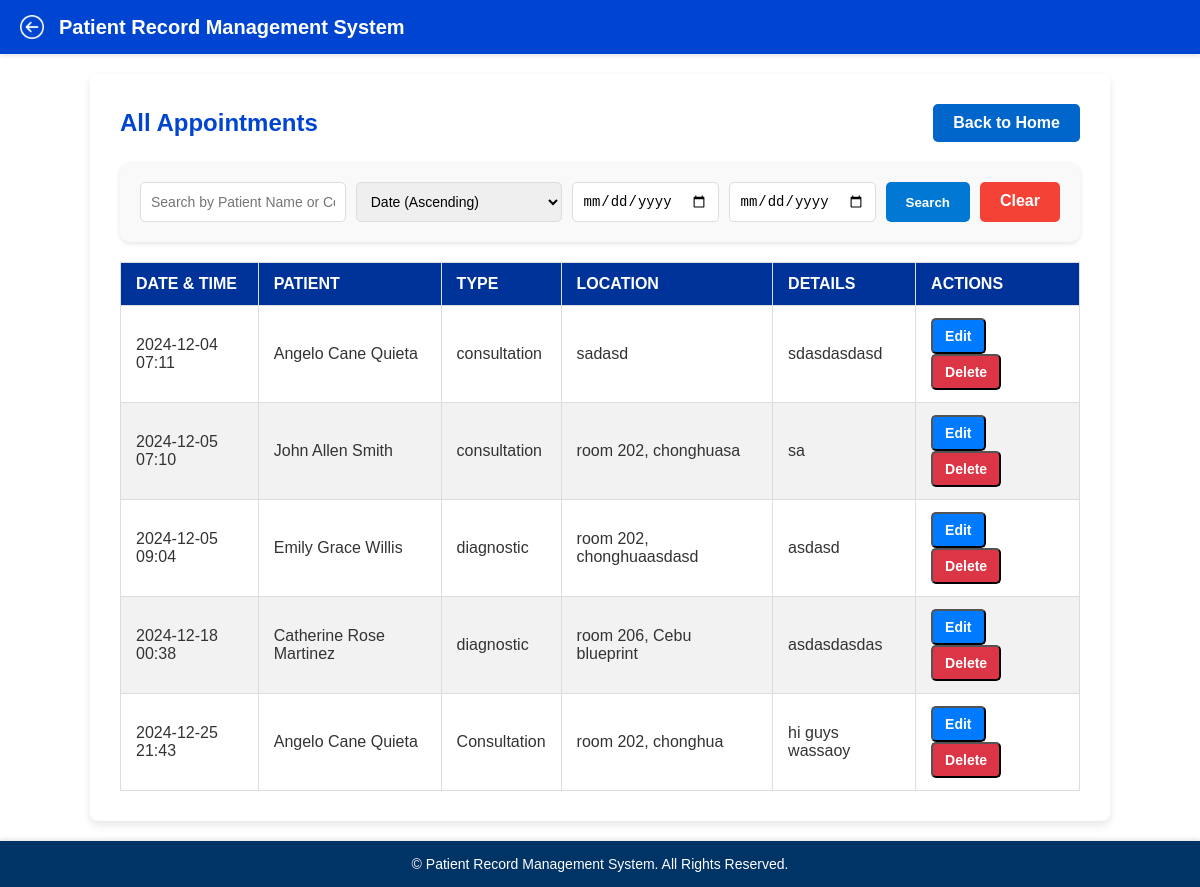
Screenshot of /appointments/ (signed in) with the database file from the repository.
### doctor/models.py (models this page shows, shortened)
class Appointment(models.Model):
    patient = models.ForeignKey(Patient, on_delete=models.CASCADE, related_name="appointments")
    appointment_date = models.DateTimeField()
    appointment_type = models.CharField(max_length=50, default='consultation')
    location = models.CharField(max_length=100, default="Unknown Location")
    details = models.TextField()
    patient_name = models.CharField(max_length=100, null=True)  # Add this field

class Patient(models.Model):
    SEX_CHOICES = [
        ('', 'Select Sex'),  # This will show as the default option
        ('Male', 'Male'),
        ('Female', 'Female'),
    ]
    doctor = models.ForeignKey(Doctor, on_delete=models.CASCADE, related_name='patients')
    first_name = models.CharField(max_length=50)
    middle_name = models.CharField(max_length=50)
    last_name = models.CharField(max_length=50)
    age = models.IntegerField()
    sex = models.CharField(max_length=6, choices=SEX_CHOICES, blank=False)
    phone_number = models.CharField(max_length=255, blank=True, default="Not provided")
    medical_history = models.TextField()
    created_at = models.DateTimeField(default=timezone.now)

### doctor/views.py (the view)
# urls.py: path('appointments/', views.appointments_view, name='appointments'),
def appointments_view(request):
    doctor_id = doctor_logged_in(request)  # Get logged-in doctor's ID
    doctor = get_object_or_404(Doctor, id=doctor_id)
    search_query = request.GET.get('search', '')  # Search query for patient name or other fields
    start_date = request.GET.get('start_date', '')  # Start date for date range filter
    end_date = request.GET.get('end_date', '')  # End date for date range filter
    sort_order = request.GET.get('sort_order', 'asc')  # Sort order, default to ascending
    appointments = Appointment.objects.filter(patient__doctor=doctor)
    if search_query:
        appointments = appointments.filter(
            Q(patient__first_name__icontains=search_query) |
            Q(patient__last_name__icontains=search_query)
        )
    if start_date and end_date:
        appointments = appointments.filter(
            appointment_date__date__gte=start_date,
            appointment_date__date__lte=end_date
        )
    if sort_order == 'desc':
        appointments = appointments.order_by('-appointment_date')
    else:
        appointments = appointments.order_by('appointment_date')
    return render(request, 'appointments.html', {
        'appointments': appointments,
        'search_query': search_query,
        'start_date': start_date,
        'end_date': end_date,
        'sort_order': sort_order,
    })

### doctor/views.py (called while the page is built)
def doctor_logged_in(request):
    doctor_id = request.session.get('doctor_id')
    if not doctor_id:
        return redirect('login')
    return doctor_id

### doctor/templates/appointments.html (shortened to what this page needs)
{% load static %}
<!DOCTYPE html>
<html lang="en">
<head>
    <link rel="stylesheet" href="{% static 'appointments.css' %}">
</head>
<body>
    <header class="prms-header">
        <div class="header-content">
            <img src="{% static 'images/back-button.png' %}" alt="Back" class="back-btn" onclick="window.history.back();">
            <h1 class="prms-title" onclick="window.location.href='http://127.0.0.1:8000/home/';">
                Patient Record Management System
            </h1>
        </div>
    </header>
    <div class="main-container">
        <section>
            <div class="actions-header">
                <h2 class="section-title">All Appointments</h2>
                <a href="{% url 'home' %}" class="button">Back to Home</a>
            </div>
            <div class="search-container">
                <form method="GET" action="{% url 'appointments' %}" class="search-form">
                    <div class="input-group">
                        <input type="text" name="search" placeholder="Search by Patient Name or Contact" value="{{ request.GET.search|default:'' }}">
                    </div>
                    <div class="input-group">
                        <select name="sort_order" onchange="this.form.submit()">
                            <option value="asc" {% if request.GET.sort_order == "asc" %}selected{% endif %}>Date (Ascending)</option>
                        </select>
                    </div>
                    <div class="input-group">
                        <input type="date" name="start_date" placeholder="Start Date" value="{{ request.GET.start_date|default:'' }}">
                        <input type="date" name="end_date" placeholder="End Date" value="{{ request.GET.end_date|default:'' }}">
                    </div>
                    <div class="button-group">
                        <button type="submit" class="search-btn">Search</button>
                        <a href="{% url 'appointments' %}" class="clear-btn">Clear</a>
                    </div>
                </form>
            </div>
            {% if appointments %}
            <table>
                <thead>
                    <tr>
                        <th>Date & Time</th>
                        <th>Patient</th>
                        <th>Type</th>
                        <th>Location</th>
                        <th>Details</th>
                        <th>Actions</th>
                    </tr>
                </thead>
                <tbody>
                    {% for appointment in appointments %}
                    <tr>
                        <td>{{ appointment.appointment_date|date:"Y-m-d H:i" }}</td>
                        <td>{{ appointment.patient.first_name|capfirst }} {{ appointment.patient.middle_name|capfirst}} {{ appointment.patient.last_name|capfirst }}</td>
                        <td>{{ appointment.appointment_type }}</td>
                        <td>{{ appointment.location }}</td>
                        <td>{{ appointment.details|default:"No details provided" }}</td>
                        <td>
                            <form action="{% url 'edit_appointment' appointment.id %}" method="get" style="display:inline;">
                                <button type="submit" class="edit-btn">Edit</button>
                            </form>
                            <form action="{% url 'delete_appointment' appointment.id %}" method="post" style="display:inline;">
                                <button type="submit" class="delete-btn">Delete</button>
                            </form>
                        </td>
                    </tr>
                    {% endfor %}
                </tbody>
            </table>
            {% else %}
            <p class="no-data">No appointments scheduled.</p>
            {% endif %}
        </section>
    </div>
    <footer>
        <p>&copy; {{ year }} Patient Record Management System. All Rights Reserved.</p>
    </footer>
</body>
</html>

### doctor/static/appointments.css (style rules this page uses)
body { font-family: 'Arial', sans-serif; background-color: #f9f9f9; margin: 0; padding: 0; display: flex; flex-direction: column; min-height: 100vh; }
.prms-header { background-color: #0045d1; color: white; box-shadow: 0 2px 4px rgba(0, 0, 0, 0.1); padding: 15px 20px; position: sticky; top: 0; z-index: 1000; }
.header-content { display: flex; align-items: center; justify-content: flex-start; }
.prms-title { font-size: 20px; font-weight: bold; cursor: pointer; margin: 0; }
.back-btn { width: 24px; height: 24px; margin-right: 15px; cursor: pointer; filter: brightness(0) invert(1); transition: transform 0.2s; }
.main-container { width: 80%; margin: 20px auto; background: white; padding: 30px; box-shadow: 0 4px 8px rgba(0, 0, 0, 0.1); border-radius: 8px; flex-grow: 1; }
.actions-header { display: flex; justify-content: space-between; align-items: center; margin-bottom: 20px; }
.section-title { color: #0045d1; font-size: 24px; font-weight: bold; margin: 0; }
.button { background-color: #0066cc; color: white; padding: 10px 20px; text-decoration: none; border-radius: 5px; font-weight: bold; font-size: 16px; text-align: center; }
table { width: 100%; min-width: 600px; border-collapse: collapse; margin-top: 10px; font-size: 16px; table-layout: auto; }
table th, table td { border: 1px solid #ddd; padding: 12px 15px; text-align: left; }
table th { background-color: #003399; color: white; font-weight: bold; text-transform: uppercase; }
table td { color: #333; }
table tbody tr:nth-child(even) { background-color: #f2f2f2; }
input, select, textarea { width: 100%; padding: 10px; border: 1px solid #ccc; border-radius: 4px; font-size: 16px; }
.edit-btn, .delete-btn, .appointment-btn { display: inline-block; margin-right: 10px; padding: 8px 12px; border-radius: 5px; font-weight: bold; text-align: center; text-decoration: none; cursor: pointer; transition: background-color 0.3s ease, color 0.3s ease; font-size: 14px; }
.edit-btn { background-color: #007bff; color: white; }
.delete-btn { background-color: #dc3545; color: white; }
footer { position: relative; clear: both; padding: 15px 20px; font-size: 14px; color: #ffffff; text-align: center; background-color: #003366; box-shadow: 0 -2px 4px rgba(0, 0, 0, 0.1); margin-top: auto; }
footer p { margin: 0; font-size: 14px; }

### rows the page displays
Appointment: appointment_date "2024-12-04 07:11", patient.first_name "Angelo", patient.middle_name "Cane", patient.last_name "Quieta", appointment_type "consultation", location "sadasd", details "sdasdasdasd"
Appointment: appointment_date "2024-12-05 07:10", patient.first_name "John", patient.middle_name "Allen", patient.last_name "Smith", appointment_type "consultation", location "room 202, chonghuasa", details "sa"
Appointment: appointment_date "2024-12-05 09:04", patient.first_name "Emily", patient.middle_name "Grace", patient.last_name "Willis", appointment_type "diagnostic", location "room 202, chonghuaasdasd", details "asdasd"
Appointment: appointment_date "2024-12-18 00:38", patient.first_name "Catherine", patient.middle_name "Rose", patient.last_name "Martinez", appointment_type "diagnostic", location "room 206, Cebu blueprint", details "asdasdasdas"
Appointment: appointment_date "2024-12-25 21:43", patient.first_name "Angelo", patient.middle_name "Cane", patient.last_name "Quieta", appointment_type "Consultation", location "room 202, chonghua", details "hi guys wassaoy"
